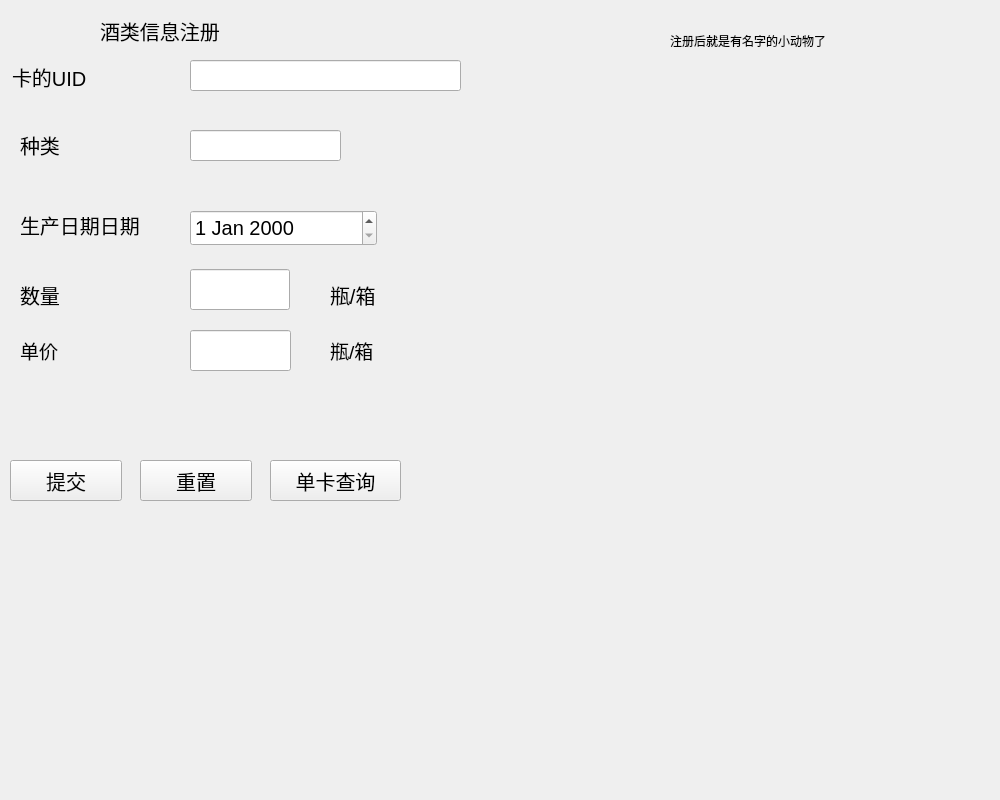
<?xml version="1.0" encoding="UTF-8"?>
<ui version="4.0">
 <class>zhuceForm</class>
 <widget class="QWidget" name="zhuceForm">
  <property name="geometry">
   <rect>
    <x>0</x>
    <y>0</y>
    <width>1000</width>
    <height>800</height>
   </rect>
  </property>
  <property name="windowTitle">
   <string>Form</string>
  </property>
  <property name="styleSheet">
   <string notr="true"/>
  </property>
  <widget class="QLabel" name="label">
   <property name="geometry">
    <rect>
     <x>100</x>
     <y>0</y>
     <width>321</width>
     <height>61</height>
    </rect>
   </property>
   <property name="font">
    <font>
     <pointsize>15</pointsize>
    </font>
   </property>
   <property name="text">
    <string>酒类信息注册</string>
   </property>
  </widget>
  <widget class="QLabel" name="label_12">
   <property name="geometry">
    <rect>
     <x>20</x>
     <y>130</y>
     <width>60</width>
     <height>30</height>
    </rect>
   </property>
   <property name="font">
    <font>
     <pointsize>15</pointsize>
    </font>
   </property>
   <property name="text">
    <string>种类</string>
   </property>
  </widget>
  <widget class="QLabel" name="label_11">
   <property name="geometry">
    <rect>
     <x>12</x>
     <y>62</y>
     <width>105</width>
     <height>30</height>
    </rect>
   </property>
   <property name="font">
    <font>
     <pointsize>15</pointsize>
    </font>
   </property>
   <property name="text">
    <string>卡的UID</string>
   </property>
  </widget>
  <widget class="QLineEdit" name="uid">
   <property name="geometry">
    <rect>
     <x>190</x>
     <y>60</y>
     <width>271</width>
     <height>31</height>
    </rect>
   </property>
   <property name="maximumSize">
    <size>
     <width>16777215</width>
     <height>40</height>
    </size>
   </property>
   <property name="font">
    <font>
     <pointsize>12</pointsize>
    </font>
   </property>
  </widget>
  <widget class="QLabel" name="label_16">
   <property name="geometry">
    <rect>
     <x>20</x>
     <y>210</y>
     <width>120</width>
     <height>30</height>
    </rect>
   </property>
   <property name="font">
    <font>
     <pointsize>15</pointsize>
    </font>
   </property>
   <property name="text">
    <string>生产日期日期</string>
   </property>
  </widget>
  <widget class="QDateEdit" name="date">
   <property name="geometry">
    <rect>
     <x>190</x>
     <y>210</y>
     <width>187</width>
     <height>36</height>
    </rect>
   </property>
   <property name="font">
    <font>
     <pointsize>15</pointsize>
    </font>
   </property>
  </widget>
  <widget class="QPushButton" name="zhucexinxitijaio">
   <property name="geometry">
    <rect>
     <x>10</x>
     <y>460</y>
     <width>112</width>
     <height>41</height>
    </rect>
   </property>
   <property name="font">
    <font>
     <pointsize>15</pointsize>
    </font>
   </property>
   <property name="text">
    <string>提交</string>
   </property>
  </widget>
  <widget class="QPushButton" name="onecard">
   <property name="geometry">
    <rect>
     <x>270</x>
     <y>460</y>
     <width>131</width>
     <height>41</height>
    </rect>
   </property>
   <property name="font">
    <font>
     <pointsize>15</pointsize>
    </font>
   </property>
   <property name="text">
    <string>单卡查询</string>
   </property>
  </widget>
  <widget class="QPushButton" name="pushButton_3">
   <property name="geometry">
    <rect>
     <x>140</x>
     <y>460</y>
     <width>112</width>
     <height>41</height>
    </rect>
   </property>
   <property name="font">
    <font>
     <pointsize>15</pointsize>
    </font>
   </property>
   <property name="text">
    <string>重置</string>
   </property>
  </widget>
  <widget class="QLineEdit" name="winenumber">
   <property name="geometry">
    <rect>
     <x>190</x>
     <y>269</y>
     <width>100</width>
     <height>41</height>
    </rect>
   </property>
   <property name="maximumSize">
    <size>
     <width>100</width>
     <height>50</height>
    </size>
   </property>
   <property name="font">
    <font>
     <pointsize>12</pointsize>
    </font>
   </property>
  </widget>
  <widget class="QLabel" name="label_14">
   <property name="geometry">
    <rect>
     <x>20</x>
     <y>280</y>
     <width>60</width>
     <height>30</height>
    </rect>
   </property>
   <property name="font">
    <font>
     <pointsize>15</pointsize>
    </font>
   </property>
   <property name="text">
    <string>数量</string>
   </property>
  </widget>
  <widget class="QLabel" name="label_6">
   <property name="geometry">
    <rect>
     <x>330</x>
     <y>280</y>
     <width>81</width>
     <height>30</height>
    </rect>
   </property>
   <property name="maximumSize">
    <size>
     <width>16777215</width>
     <height>30</height>
    </size>
   </property>
   <property name="font">
    <font>
     <pointsize>15</pointsize>
    </font>
   </property>
   <property name="text">
    <string>瓶/箱</string>
   </property>
  </widget>
  <widget class="QLabel" name="label_2">
   <property name="geometry">
    <rect>
     <x>0</x>
     <y>0</y>
     <width>1000</width>
     <height>800</height>
    </rect>
   </property>
   <property name="font">
    <font>
     <pointsize>14</pointsize>
    </font>
   </property>
   <property name="styleSheet">
    <string notr="true">background-image: url(:/image/注册信息.jpg);</string>
   </property>
   <property name="text">
    <string/>
   </property>
  </widget>
  <widget class="QLabel" name="label_3">
   <property name="geometry">
    <rect>
     <x>670</x>
     <y>20</y>
     <width>241</width>
     <height>41</height>
    </rect>
   </property>
   <property name="text">
    <string>注册后就是有名字的小动物了</string>
   </property>
  </widget>
  <widget class="QLineEdit" name="winelei">
   <property name="geometry">
    <rect>
     <x>190</x>
     <y>130</y>
     <width>151</width>
     <height>31</height>
    </rect>
   </property>
  </widget>
  <widget class="QLabel" name="label_4">
   <property name="geometry">
    <rect>
     <x>20</x>
     <y>330</y>
     <width>111</width>
     <height>41</height>
    </rect>
   </property>
   <property name="font">
    <font>
     <pointsize>14</pointsize>
     <weight>50</weight>
     <bold>false</bold>
    </font>
   </property>
   <property name="text">
    <string>单价</string>
   </property>
  </widget>
  <widget class="QLineEdit" name="winevalue">
   <property name="geometry">
    <rect>
     <x>190</x>
     <y>330</y>
     <width>101</width>
     <height>41</height>
    </rect>
   </property>
  </widget>
  <widget class="QLabel" name="label_5">
   <property name="geometry">
    <rect>
     <x>330</x>
     <y>330</y>
     <width>101</width>
     <height>41</height>
    </rect>
   </property>
   <property name="font">
    <font>
     <pointsize>14</pointsize>
    </font>
   </property>
   <property name="text">
    <string>瓶/箱</string>
   </property>
  </widget>
  <zorder>label_2</zorder>
  <zorder>label</zorder>
  <zorder>label_12</zorder>
  <zorder>label_11</zorder>
  <zorder>uid</zorder>
  <zorder>label_16</zorder>
  <zorder>date</zorder>
  <zorder>zhucexinxitijaio</zorder>
  <zorder>onecard</zorder>
  <zorder>pushButton_3</zorder>
  <zorder>winenumber</zorder>
  <zorder>label_14</zorder>
  <zorder>label_6</zorder>
  <zorder>label_3</zorder>
  <zorder>winelei</zorder>
  <zorder>label_4</zorder>
  <zorder>winevalue</zorder>
  <zorder>label_5</zorder>
 </widget>
 <resources/>
 <connections/>
</ui>
